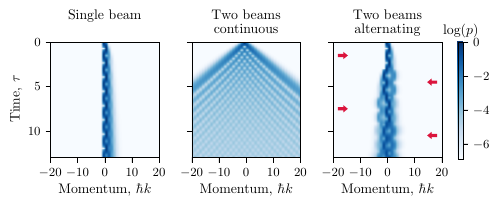

Python code for this plot:
import torch
from cmath import exp, pi
import matplotlib.pyplot as plt
plt.style.use('thesis.mplstyle')
from tqdm import tqdm
from colors import red, blue
from matplotlib.patches import FancyArrow

n = 101   # number of momentums
N = 2 * n 


# init hamiltonians
h0 = torch.zeros((n, n), dtype=torch.complex64)
h1 = torch.diag(torch.ones(n - 1, dtype=torch.complex64), diagonal=-1)
h2 = torch.diag(torch.ones(n - 1, dtype=torch.complex64), diagonal=+1)

H1 = torch.cat((torch.cat((h0, h1), dim=1), torch.cat((h0, h0), dim=1)), dim=0)
H2 = torch.cat((torch.cat((h0, h2), dim=1), torch.cat((h0, h0), dim=1)), dim=0)

H1 = H1 + torch.conj(H1.T)
H2 = H2 + torch.conj(H2.T)


# define function for rk4 evolution
def L(ρ):
    Lρ = torch.zeros((N, N), dtype=torch.complex64)
    Lρ[n:, n:] = - ρ[n:, n:]
    Lρ[n:, :n] = - ρ[n:, :n] / 2
    Lρ[:n, n:] = - ρ[:n, n:] / 2
    Lρ.diagonal()[:n] += ρ.diagonal()[n:]    
    return Lρ

def f(t, ρ):
    if τ is not None:
        if round(t//τ) % 2:
            return - 1j * Ω * (H1 @ ρ - ρ @ H1) + γ * L(ρ)
        else:
            return - 1j * Ω * (H2 @ ρ - ρ @ H2) + γ * L(ρ)
    else:
        return - 1j * Ω * ((H1+H2) @ ρ - ρ @ (H1+H2)) + γ * L(ρ)

def rk_step(t, ρ):
    k1 = f(t, ρ)
    k2 = f(t + dt/2, ρ + dt/2 * k1)
    k3 = f(t + dt/2, ρ + dt/2 * k2)
    k4 = f(t + dt, ρ + dt * k3)
    return ρ + dt/6 * (k1 + 2 * k2 + 2 * k3 + k4)

def evol():
    # initial condition
    ρ = torch.zeros((N, N), dtype=torch.complex64)
    ρ.diagonal()[n//2] = 1
    
    # evolution
    nsteps = int(T//dt)
    ρs = torch.zeros((nsteps, N, N), dtype=torch.complex64)
    t = 0
    for j in range(nsteps):
        ρs[j] = ρ
        ρ = rk_step(t, ρ)
        t += dt
    
    p = ρs.diagonal(dim1=1, dim2=2).real
    p = p[:, :n] + p[:, n:]
    return p


# evolve
dt = 0.1 # time step
T = 13 # time
Ω = 2 # Rabi freq
γ = 0.1 # decay

τ = T+1; p1 = evol();
τ = None; p2 = evol();
τ = 3; p3 = evol();

p_log = [torch.log(p + 1e-3) for p in (p1, p2, p3)]


# plot
titles = [
	'Single beam\n', 
	'Two beams\ncontinuous',
	'Two beams\nalternating'
]

fig, axs = plt.subplots(1, 3, figsize=(5.4,1.5), sharey=True)

vmin = min(pl.min().item() for pl in p_log)
vmax = max(pl.max().item() for pl in p_log)

for (ax, p, title) in zip(axs, p_log, titles):
	im = ax.imshow(
        p, cmap='Blues', extent=(-n//2, n//2, T, 0), 
        aspect='auto', vmin=vmin, vmax=vmax
    )
	ax.set_title(title)

# [left, bottom, width, height]
cbar = fig.colorbar(im, cax=fig.add_axes([0.88, 0.1, 0.01, 0.78]))
cbar.ax.text(
    0.5, 1.04, 'log($p$)',
    ha='center', va='bottom',
    transform=cbar.ax.transAxes
)

for j in range(T//τ):
    # axs[2].axhline(y = (j + 1) * τ, color='k', alpha=0.25)
    sign = (-1)**j
    arrow = FancyArrow(
        x=-18*sign, y=(j+1/2)*τ, dx=3*sign, dy=0, width=0.2, 
        length_includes_head=True, head_width=0.5, head_length=1, 
        color=red
    )
    axs[2].add_patch(arrow)

axs[0].set_ylabel(r'Time, $\tau$')
for ax in axs:
    ax.set_xlabel(r'Momentum, $\hbar k$')
    # ax.axvline(x = 0, color='k', alpha=0.25, linestyle='-')
    ax.set_xlim(-20, 20)
    ax.set_xticks([-20, -10, 0, 10, 20])

plt.subplots_adjust(wspace=0.3, right=0.85)
plt.savefig("ssh-model.pdf", bbox_inches='tight')
plt.close()